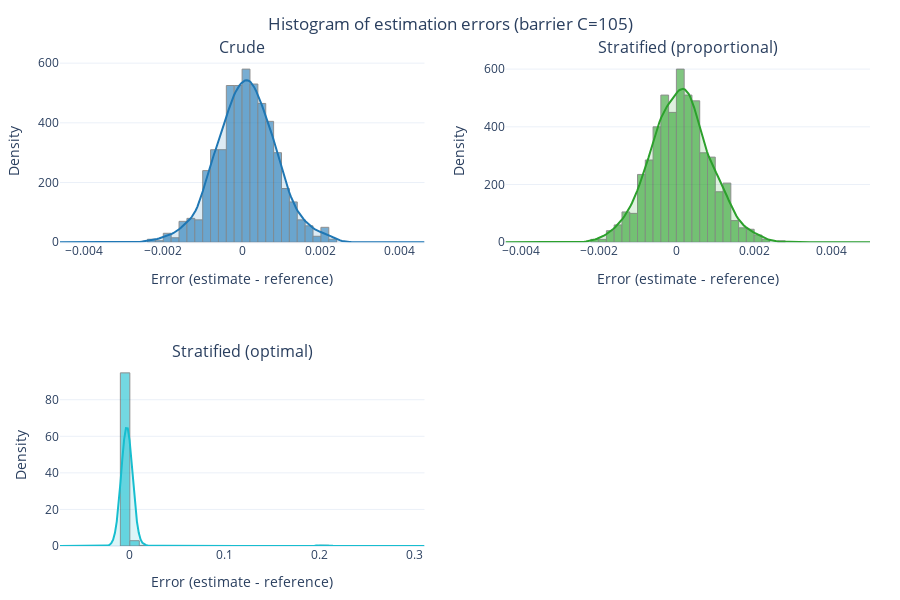

The notebook cell saved with this chart:
### Markdown cell above
Analogicznie do wcześniejszej analizy, dla opcji z barierą przedstawiamy histogramy oraz wykresy pudełkowe dla każdego estymatora.

### Code cell
hist_path = PLOTS_DIR / "barrier_errors_hist_C105.pkl"
box_path = PLOTS_DIR / "barrier_errors_box_C105.pkl"

with hist_path.open("rb") as f:
    hist_fig = pickle.load(f)
hist_fig

### Figure 1 — Plotly figure (JSON) as saved in the notebook; plotly's stock layout.template omitted (floating-point values rounded to 4 significant figures; data arrays with more than 128 entries replaced by an {"elided": "..."} marker saying what was removed)
{"data": [{"fill": "tozeroy", "fillcolor": "rgba(31, 119, 180, 0.15)", "line": {"color": "#1f77b4", "width": 2}, "mode": "lines", "name": "KDE", "showlegend": false, "type": "scatter", "x": {"elided": "200 float values"}, "xaxis": "x", "y": {"elided": "200 float values"}, "yaxis": "y"}, {"histnorm": "probability density", "marker": {"color": "#1f77b4", "line": {"color": "#444", "width": 1}}, "name": "Crude", "nbinsx": 30, "opacity": 0.6, "type": "histogram", "x": {"elided": "1000 float values"}, "xaxis": "x", "yaxis": "y"}, {"fill": "tozeroy", "fillcolor": "rgba(44, 160, 44, 0.15)", "line": {"color": "#2ca02c", "width": 2}, "mode": "lines", "name": "KDE", "showlegend": false, "type": "scatter", "x": {"elided": "200 float values"}, "xaxis": "x2", "y": {"elided": "200 float values"}, "yaxis": "y2"}, {"histnorm": "probability density", "marker": {"color": "#2ca02c", "line": {"color": "#444", "width": 1}}, "name": "Stratified (proportional)", "nbinsx": 30, "opacity": 0.6, "type": "histogram", "x": {"elided": "1000 float values"}, "xaxis": "x2", "yaxis": "y2"}, {"fill": "tozeroy", "fillcolor": "rgba(23, 190, 207, 0.15)", "line": {"color": "#17becf", "width": 2}, "mode": "lines", "name": "KDE", "showlegend": false, "type": "scatter", "x": {"elided": "200 float values"}, "xaxis": "x3", "y": {"elided": "200 float values"}, "yaxis": "y3"}, {"histnorm": "probability density", "marker": {"color": "#17becf", "line": {"color": "#444", "width": 1}}, "name": "Stratified (optimal)", "nbinsx": 30, "opacity": 0.6, "type": "histogram", "x": {"elided": "1000 float values"}, "xaxis": "x3", "yaxis": "y3"}], "layout": {"annotations": [{"font": {"size": 16}, "showarrow": false, "text": "Crude", "x": 0.225, "xanchor": "center", "xref": "paper", "y": 1, "yanchor": "bottom", "yref": "paper"}, {"font": {"size": 16}, "showarrow": false, "text": "Stratified (proportional)", "x": 0.775, "xanchor": "center", "xref": "paper", "y": 1, "yanchor": "bottom", "yref": "paper"}, {"font": {"size": 16}, "showarrow": false, "text": "Stratified (optimal)", "x": 0.225, "xanchor": "center", "xref": "paper", "y": 0.375, "yanchor": "bottom", "yref": "paper"}], "barmode": "group", "height": 600, "margin": {"b": 50, "l": 60, "r": 30, "t": 60}, "showlegend": false, "title": {"text": "Histogram of estimation errors (barrier C=105)", "x": 0.5}, "xaxis": {"anchor": "y", "domain": [0, 0.45], "title": {"text": "Error (estimate - reference)"}}, "xaxis2": {"anchor": "y2", "domain": [0.55, 1], "title": {"text": "Error (estimate - reference)"}}, "xaxis3": {"anchor": "y3", "domain": [0, 0.45], "title": {"text": "Error (estimate - reference)"}}, "xaxis4": {"anchor": "y4", "domain": [0.55, 1], "title": {"text": "Error (estimate - reference)"}}, "yaxis": {"anchor": "x", "domain": [0.625, 1], "title": {"text": "Density"}}, "yaxis2": {"anchor": "x2", "domain": [0.625, 1], "title": {"text": "Density"}}, "yaxis3": {"anchor": "x3", "domain": [0, 0.375], "title": {"text": "Density"}}, "yaxis4": {"anchor": "x4", "domain": [0, 0.375], "title": {"text": "Density"}}}}
